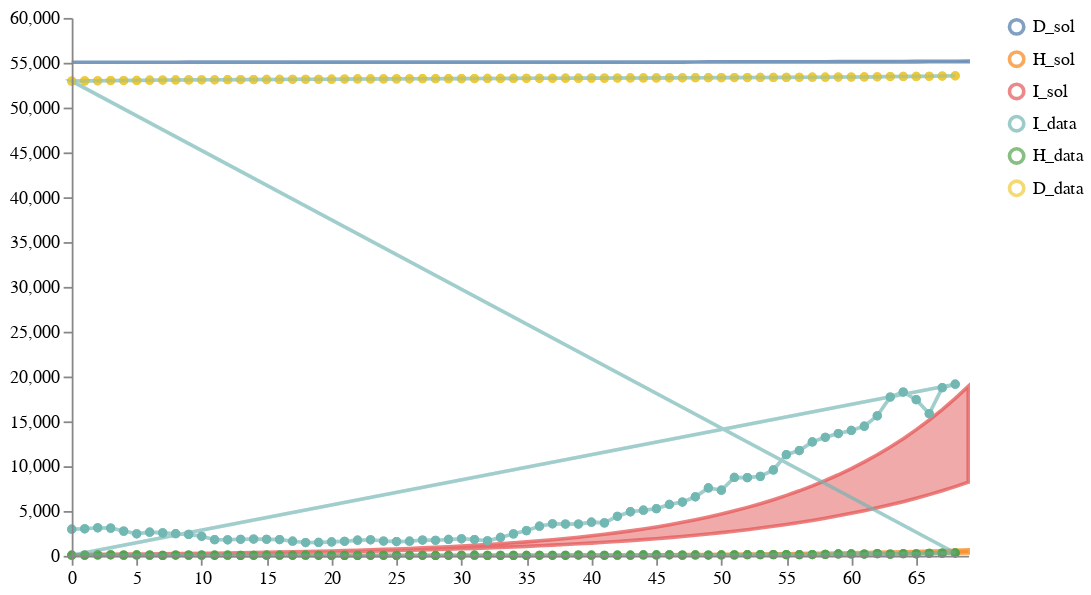

Notebook code for this chart:
### Code cell
num_samples = 100
model_paths = [model2_location]
data_path = "../../notebook/ensemble_eval_sa/datasets/NY_data2.csv"
weights = [1]
solution_mappings = [{"I": "infected", "H": "hospitalized", "D": "dead"}] # "column name in data": "observable or state variable in model"
# solution_mappings = [{"I": "I", "H": "H", "D": "D"}]

# Run the calibration and sampling
result = load_and_calibrate_and_sample_ensemble_model(
    model_paths,
    data_path,
    weights,
    solution_mappings,
    num_samples,
    timepoints,
    verbose=True,
    total_population=19340000,
    num_iterations=50,
    method="euler",
    time_unit="days",
    visual_options={"title": "Calibrated Ensemble", "subset":".*_sol"}
)

# Save results
result["data"].to_csv("../../notebook/ensemble_eval_sa/ensemble_results/partII_ensemble_of_one_results_day0_Jun032021.csv", index=False)
result["quantiles"].to_csv("../../notebook/ensemble_eval_sa/ensemble_results/partII_ensemble_of_one_quantiles_day0_Jun032021.csv", index=False)

# Plot results
schema = plots.trajectories(pd.DataFrame(result["data"]), subset=".*_sol",
                            points=test_data.reset_index(drop=True).rename(columns={"I":"I_data", "H":"H_data", "D":"D_data"}),
                           )
schema = plots.pad(schema, 5)
plots.ipy_display(schema)

### Figure 1 — Vega specification as saved in the notebook (floating-point values rounded to 4 significant figures; data arrays with more than 128 entries replaced by an {"elided": "..."} marker saying what was removed)
{"$schema": "https://vega.github.io/schema/vega/v5.json", "axes": [{"name": "x_axis", "orient": "bottom", "scale": "xscale", "zindex": 100}, {"name": "y_axis", "orient": "left", "scale": "yscale", "zindex": 100}], "data": [{"name": "distributions", "values": {"elided": "210 records"}}, {"name": "traces", "transform": [{"expr": "isValid(datum.value)", "type": "filter"}], "values": []}, {"name": "points", "values": {"elided": "207 records"}}, {"name": "markers", "values": []}, {"name": "selected", "on": [{"remove": true, "trigger": "clear"}, {"remove": true, "trigger": "!shift"}, {"insert": "clicked", "trigger": "!shift && clicked"}, {"toggle": "clicked", "trigger": "shift && clicked"}]}], "height": 300, "legends": [{"encode": {"labels": {"interactive": true, "name": "legendLabel", "update": {"opacity": [{"test": "!length(data('selected')) || indata('selected', 'value', datum.value)", "value": 1}, {"value": 0.25}]}}, "symbols": {"interactive": true, "name": "legendSymbol", "update": {"fill": {"value": "transparent"}, "opacity": [{"test": "!length(data('selected')) || indata('selected', 'value', datum.value)", "value": 0.7}, {"value": 0.15}], "size": {"value": 64}, "strokeWidth": {"value": 2}}}}, "name": "color_legend", "stroke": "color"}], "marks": [{"from": {"facet": {"data": "points", "groupby": "trajectory", "name": "points_split"}}, "marks": [{"encode": {"hover": {"fillOpacity": {"value": 0.9}}, "update": {"fill": {"field": "trajectory", "scale": "color"}, "fillOpacity": [{"test": "!length(data('selected')) || indata('selected', 'value', datum.trajectory)", "value": 0.5}, {"value": 0.15}], "size": {"value": 10}, "stroke": {"field": "trajectory", "scale": "color"}, "strokeOpacity": [{"test": "!length(data('selected')) || indata('selected', 'value', datum.trajectory)", "value": 0.75}, {"value": 0.15}], "strokeWidth": {"value": 2}, "tooltip": {"field": "value"}, "x": {"field": "timepoint", "scale": "xscale"}, "y": {"field": "value", "scale": "yscale"}}}, "from": {"data": "points"}, "name": "_points_symbol", "type": "symbol", "zindex": 3}, {"encode": {"hover": {"fillOpacity": {"value": 0.9}}, "update": {"interpolate": {"value": "linear"}, "stroke": {"field": "trajectory", "scale": "color"}, "strokeOpacity": [{"test": "!length(data('selected')) || indata('selected', 'value', datum.trajectory)", "value": 0.3}, {"value": 0.1}], "strokeWidth": {"value": 2}, "x": {"field": "timepoint", "scale": "xscale"}, "y": {"field": "value", "scale": "yscale"}}}, "from": {"data": "points"}, "name": "_points_line", "type": "line", "zindex": 3}], "name": "_points", "type": "group", "zindex": 3}, {"from": {"facet": {"data": "traces", "groupby": "trajectory", "name": "traces_split"}}, "marks": [{"encode": {"hover": {"fillOpacity": {"value": 0.9}}, "update": {"interpolate": {"value": "linear"}, "stroke": {"field": "trajectory", "scale": "color"}, "strokeOpacity": [{"test": "!length(data('selected')) || indata('selected', 'value', datum.trajectory)", "value": 0.75}, {"value": 0.15}], "strokeWidth": {"value": 2}, "x": {"field": "timepoint", "scale": "xscale"}, "y": {"field": "value", "scale": "yscale"}}}, "from": {"data": "traces_split"}, "name": "_traces_lines", "type": "line"}], "name": "_traces", "type": "group", "zindex": 2}, {"from": {"facet": {"data": "distributions", "groupby": "trajectory", "name": "trajectory_split"}}, "marks": [{"encode": {"hover": {"fillOpacity": {"value": 0.9}}, "update": {"fill": {"field": "trajectory", "scale": "color"}, "fillOpacity": [{"test": "!length(data('selected')) || indata('selected', 'value', datum.trajectory)", "value": 0.5}, {"value": 0.15}], "interpolate": {"value": "linear"}, "stroke": {"field": "trajectory", "scale": "color"}, "strokeOpacity": [{"test": "!length(data('selected')) || indata('selected', 'value', datum.trajectory)", "value": 0.75}, {"value": 0.15}], "strokeWidth": {"value": 2}, "x": {"field": "timepoint", "scale": "xscale"}, "y": {"field": "upper", "scale": "yscale"}, "y2": {"field": "lower", "scale": "yscale"}}}, "from": {"data": "trajectory_split"}, "type": "area"}], "name": "_distributions", "type": "group", "zindex": 1}, {"marks": [{"encode": {"enter": {"stroke": {"value": "lightgray"}}, "update": {"opacity": {"value": 1}, "x": {"field": "timepoint", "scale": "xscale"}, "y": {"signal": "height"}, "y2": {"value": 0}}}, "from": {"data": "markers"}, "name": "_marker text", "type": "rule"}, {"encode": {"enter": {"fontSize": {"value": 8}, "text": {"field": "datum.label"}, "y": {"value": 0}}}, "from": {"data": "_marker text"}, "name": "_marker flags", "transform": [{"as": ["x", "_y", "opacity", "align", "baseline"], "lineAnchor": "start", "offset": [1], "size": {"signal": "[width, height]"}, "type": "label"}], "type": "text"}], "name": "_markers", "type": "group"}], "padding": 5, "scales": [{"domain": {"fields": [{"data": "distributions", "field": "timepoint"}, {"data": "traces", "field": "timepoint"}, {"data": "points", "field": "timepoint"}, {"data": "markers", "field": "timepoint"}]}, "name": "xscale", "range": "width", "type": "linear", "zero": false}, {"domain": {"fields": [{"data": "distributions", "field": "lower"}, {"data": "distributions", "field": "upper"}, {"data": "traces", "field": "value"}, {"data": "points", "field": "value"}]}, "name": "yscale", "nice": true, "range": "height", "type": "linear", "zero": true}, {"domain": {"fields": [{"data": "distributions", "field": "trajectory"}, {"data": "traces", "field": "trajectory"}, {"data": "points", "field": "trajectory"}]}, "name": "color", "range": "category", "type": "ordinal"}], "signals": [{"name": "clear", "on": [{"events": "mouseup[!event.item]", "force": true, "update": "true"}], "value": true}, {"name": "shift", "on": [{"events": "@legendSymbol:click, @legendLabel:click", "force": true, "update": "event.shiftKey"}], "value": false}, {"name": "clicked", "on": [{"events": "@legendSymbol:click, @legendLabel:click", "force": true, "update": "{value: datum.value}"}], "value": null}], "width": 500}
